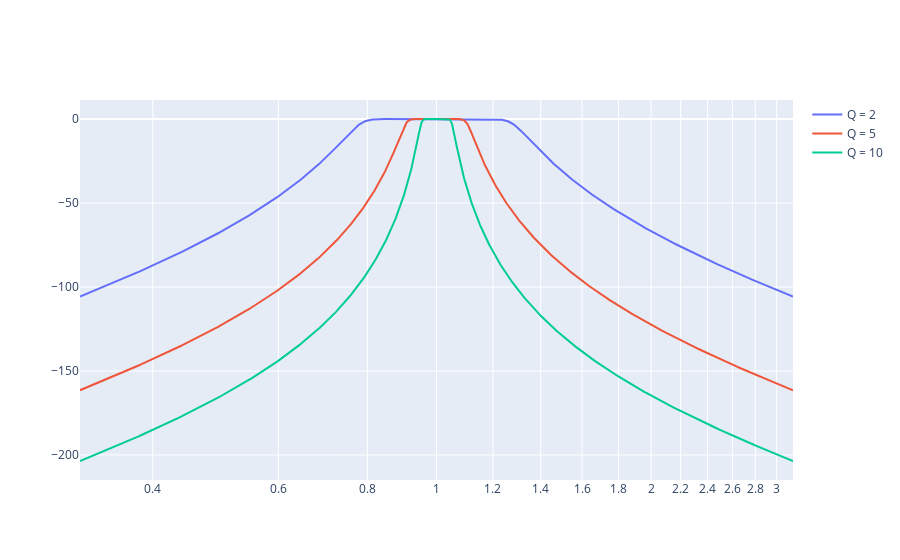

The code cell stored with this chart in its notebook:
### Markdown cell above
Для разных значений ширины полосы:

### Code cell
freqs = np.logspace(-0.5, 0.5, 1001)
zpk = sp.signal.buttap(N = 7)
w1, h1 = sp.signal.freqs_zpk(*sp.signal.lp2bp_zpk(*zpk, bw = 1/2), worN = freqs)
w2, h2 = sp.signal.freqs_zpk(*sp.signal.lp2bp_zpk(*zpk, bw = 1/5), worN = freqs)
w3, h3 = sp.signal.freqs_zpk(*sp.signal.lp2bp_zpk(*zpk, bw = 1/10), worN = freqs)
fig = go.Figure(
    [
        go.Scatter(x = w1, y = 20*np.log10(np.abs(h1)), name = "Q = 2"),
        go.Scatter(x = w2, y = 20*np.log10(np.abs(h2)), name = "Q = 5"),
        go.Scatter(x = w3, y = 20*np.log10(np.abs(h3)), name = "Q = 10")
    ]
)
fig.update_xaxes(type = "log")
fig.show()

### Figure 1 — Plotly figure (JSON) as saved in the notebook; plotly's stock layout.template omitted (floating-point values rounded to 4 significant figures; data arrays with more than 128 entries replaced by an {"elided": "..."} marker saying what was removed)
{"data": [{"name": "Q = 2", "type": "scatter", "x": {"elided": "1001 float values"}, "y": {"elided": "1001 float values"}}, {"name": "Q = 5", "type": "scatter", "x": {"elided": "1001 float values"}, "y": {"elided": "1001 float values"}}, {"name": "Q = 10", "type": "scatter", "x": {"elided": "1001 float values"}, "y": {"elided": "1001 float values"}}], "layout": {"xaxis": {"type": "log"}}}
